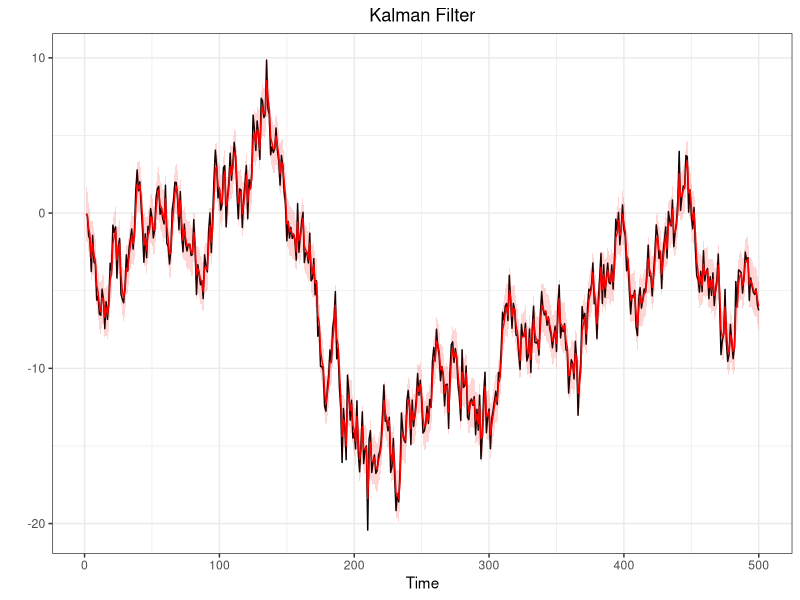

Recreate this plot in R. (Note: this script raises an error after producing the figure.)
#@@@@@@@@@@@@@@@@@@@@##
#   SMC: FILTERING    #
#@@@@@@@@@@@@@@@@@@@@##
library(ggplot2)
q025=function(x){quantile(x,0.025)}
q975=function(x){quantile(x,0.975)}


#Generate a random walk plus noise
#---------------------------------
#n = sample dim
#sigma = obs noise variance
#tau = state noise variance
#x0 = init state

dlm.sim = function(n,sigma,tau,x0){
  x    = rep(0,n)  #state process
  y    = rep(0,n)  #obs process
  x[1] = rnorm(1,x0,tau)
  y[1] = rnorm(1,x[1],sigma)
  for (t in 2:n){
    x[t] = rnorm(1,x[t-1],tau)
    y[t] = rnorm(1,x[t],sigma)
  }
  return(list(x=x,y=y))
}

#Filtering, using data
#---------------------
#y = observed data

DLM = function(data,sigma2,tau2,m0,C0){
  n = length(data)
  m = rep(0,n)
  C = rep(0,n)
  for (t in 1:n){
    if (t==1){
      a = m0
      R = C0 + tau2
    }else{
      a = m[t-1]
      R = C[t-1] + tau2
    }
    A = R/(R+sigma2)
    m[t] = (1-A)*a + A*y[t]
    C[t] = A*sigma2
  }
  return(list(m=m,C=C))
}

#Generate a random walk plus noise
#---------------------------------
n=500
tau2=1
sigma2=1
sigma=sqrt(sigma2)
tau=sqrt(tau2)
x0=0

sim<-dlm.sim(n,sigma,tau,x0)
y<-sim$y
x<-sim$x

#Kalman Filter
#-------------
m0=0
C0=100
filtval<-DLM(y,sigma2,tau2,m0,C0)
m<-filtval$m
C<-filtval$C
Low = m + qnorm(0.025)*sqrt(C)
Up = m + qnorm(0.975)*sqrt(C)

#Put everything in a data frame (for ggplot)
timeframe<-c(1:length(y))
DLM.df<-data.frame(timeframe,y,x,m,C,Low,Up)

#Plots (observetions in black and filtered states in red)
ggplot(DLM.df,aes(x=timeframe))+
  geom_line(aes(y=y))+
  geom_line(aes(y=m),col="red")+
  geom_ribbon(aes(ymin = Low, ymax = Up),
              fill="red",alpha=0.16) +
  labs(x="Time",
       y="")+
  ggtitle("Kalman Filter")+
  theme_bw()+
  theme(plot.title = element_text(hjust = 0.5))

#Sequential Importance Sampling
#------------------------------
#This function produce sequential importance samples
#for Space state model that have linear gaussian state process
#y=data
#N=n°sample produced
#m0,c0,tau and sigma specified as above
#It returns xs,ws and ess which are respectively the filtered states
#the relative weight and the effective sample size for any period.

SISfun<-function(data,N,m0,C0,tau,sigma){
xs<-NULL
ws<-NULL
ess<-NULL
x  = rnorm(N,m0,sqrt(C0))
w  = rep(1/N,N)
for(t in 1:length(data)){
  x    = rnorm(N,x,tau)                   #sample from N(x_{0},tau)
  w    = w*dnorm(data[t],x,sigma)         #update weight
  wnorm= w/sum(w)                         #normalized weight
  ESS  = 1/sum(wnorm^2)                   #effective sample size
  draw = sample(x,size=N,replace=T,prob=wnorm)
  xs = rbind(xs,draw)
  ws = rbind(ws,wnorm)
  ess =rbind(ess,ESS)
}
return(list(xs=xs,ws=ws,ess=ess))
}
#Nota: il SIS così costruito (Chopin-Papastiliopoluos) 
#ha problemi con i pesi infatti wnorm dopo un po di iteraioni 
#è un vettore (0,0,...,0,1) dopodichè da errore

#post-estimation command: plot the filtered states
SISfilterplot<-function(data,sisfun){
  require(ggplot2)
  mx = apply(sisfun$xs,1,median)
  lx = apply(sisfun$xs,1,q025)
  ux = apply(sisfun$xs,1,q975)
  
  timeframe<-c(1:length(data))
  SIS.df<-data.frame(timeframe,data,mx,lx,ux)
  
  ggplot(SIS.df,aes(x=timeframe))+
    geom_line(aes(y=data))+
    geom_line(aes(y=mx),col="red")+
    geom_ribbon(aes(ymin = lx, ymax = ux),
                fill="red",alpha=0.16) +
    labs(x="Time",
         y="")+
    ggtitle("SIS filter")+
    theme_bw()+
    theme(plot.title = element_text(hjust = 0.5))
}



#Sequential Importance Sampling with Resampling
#----------------------------------------------
SISRfun<-function(data,N,m0,C0,tau,sigma){
ws  = NULL
xs  = NULL
ess = NULL
x   = rnorm(N,m0,sqrt(C0))
w   = rep(1/N,N)
n   = length(data)
for (t in 1:n){
  x1  = rnorm(N,x,tau)
  w   = dnorm(data[t],x1,sigma)
  w   = w/sum(w)
  ESS = 1/sum(w^2)
  x   = sample(x1,size=N,replace=T,prob=w)
  xs  = rbind(xs,x)
  ws  = rbind(ws,w/sum(w))
  ess = c(ess,ESS)
}
return(list(xs=xs,ws=ws,ess=ess))
}
#again a post estimation command
SISRfilterplot<-function(data,sisrfun){
  require(ggplot2)
  mx = apply(sisrfun$xs,1,median)
  lx = apply(sisrfun$xs,1,q025)
  ux = apply(sisrfun$xs,1,q975)
  
  timeframe<-c(1:length(data))
  SIS.df<-data.frame(timeframe,data,mx,lx,ux)
  
  ggplot(SIS.df,aes(x=timeframe))+
    geom_line(aes(y=data))+
    geom_line(aes(y=mx),col="red")+
    geom_ribbon(aes(ymin = lx, ymax = ux),
                fill="red",alpha=0.16) +
    labs(x="Time",
         y="")+
    ggtitle("SISR filter")+
    theme_bw()+
    theme(plot.title = element_text(hjust = 0.5))
}

#ESS-based Adaptive Resampling
#-----------------------------
g<-ESSARfun(y,1000,0,100,1,1)
s<-SISRfun(y,1000,0,100,1,1)
ESSARfun<-function(data,N,m0,C0,tau,sigma){
  xs<-NULL
  ws<-NULL
  ess<-NULL
  x  = rnorm(N,m0,sqrt(C0))
  w  = rep(1/N,N)
  wnorm= w/sum(w)
  ESS  = 1/sum(wnorm^2)  
  for(t in 1:length(data)){
   
     if(ESS<(N/2)){
      x  =  rnorm(N,draw,tau)
      w   = dnorm(data[t],x,sigma)
      wnorm= w/sum(w)
      draw   = sample(x,size=N,replace=T,prob=wnorm)
      xs = rbind(xs,draw)
    }else{
      x    = rnorm(N,x,tau) 
      w    = w*dnorm(data[t],x,sigma)
      wnorm= w/sum(w)
      draw = sample(x,size=N,replace=T,prob=wnorm)
      xs = rbind(xs,draw)}
    
    ESS  = 1/sum(wnorm^2)  
    ws = rbind(ws,wnorm)
    ess =rbind(ess,ESS)
  }
  return(list(xs=xs,ws=ws,ess=ess))
}





#ESS-based adaptive resampling specificato da libro Petris
#---------------------------------------------------------
BPFfun<-function(data,N,m0,C0,tau,sigma){
  xs<-NULL
  ws<-NULL
  ess<-NULL
  x  = rnorm(N,m0,sqrt(C0))
  w  = rep(1/N,N)
  for(t in 1:length(data)){
    
    x    = rnorm(N,x,tau) 
    w    = w*dnorm(data[t],x,sigma)
    wnorm= w/sum(w)
    ESS  = 1/sum(wnorm^2)  
    
    if(ESS<(N/2)){
      index<-sample(N,size=N,replace=T,prob=wnorm)
      x<-x[index]
      wnorm<-rep(1/N,N)
      
      }else{}
    
    draw   = sample(x,size=N,replace=T,prob=wnorm)
      
    xs = rbind(xs,draw)
    ws = rbind(ws,wnorm)
    ess =rbind(ess,ESS)
  }
  return(list(xs=xs,ws=ws,ess=ess))
}

#Auxiliary Particle Filter (ESS-based resampling)
#------------------------------------------------
APFfun<-function(data,N,m0,C0,tau,sigma){
  ws  = NULL
  xs  = NULL
  ess = NULL
  x   = rnorm(N,m0,sqrt(C0))
  w   = rep(1/N,N)
  for (t in 1:n){
    w0  = w*dnorm(data[t],x,sigma)
    k   = sample(1:N,size=N,replace=TRUE,prob=w0)
    x1  = rnorm(N,x[k],tau)
    lw  = dnorm(data[t],x1,sigma,log=TRUE)-dnorm(data[t],x[k],sigma,log=TRUE)
    w   = exp(lw-max(lw))
    w   = w/sum(w)
    ESS = 1/sum(w^2)
    
    if(ESS<(N/2)){
      index<-sample(N,size=N,replace=T,prob=w)
      x1<-x1[index]
      w<-rep(1/N,N)
    }else{}
    
    x   = sample(x1,size=N,replace=T,prob=w)
    xs  = rbind(xs,x)
    ws  = rbind(ws,w)
    ess = c(ess,ESS)
  }
  return(list(xs=xs,ws=ws,ess=ess))
}

#APF no ESS based resampling
#---------------------------
APFfun<-function(data,N,m0,C0,tau,sigma){
  ws  = NULL
  xs  = NULL
  ess = NULL
  x   = rnorm(N,m0,sqrt(C0))
  w   = rep(1/N,N)
  for (t in 1:n){
    w0  = w*dnorm(data[t],x,sigma)
    k   = sample(1:N,size=N,replace=TRUE,prob=w0)
    x1  = rnorm(N,x[k],tau)
    lw  = dnorm(data[t],x1,sigma,log=TRUE)-dnorm(data[t],x[k],sigma,log=TRUE)
    w   = exp(lw-max(lw))
    w   = w/sum(w)
    ESS = 1/sum(w^2)
    x   = sample(x1,size=N,replace=T,prob=w)
    xs  = rbind(xs,x)
    ws  = rbind(ws,w/sum(w))
    ess = c(ess,ESS)
  }
  return(list(xs=xs,ws=ws,ess=ess))
}

#.................................................
#Filtervalues is a function that computes the mean
#and the variance of a SISR already estimated (post estimation command)
Filtervalues<-function(fun){
  xhat<-sapply(1:n,function(i)
    weighted.mean(fun$xs[i,],fun$ws[i,]))
  sdhat<-sapply(1:n,function(i)
    sqrt(weighted.mean((fun$xs[i,]-xhat[i])^2,fun$ws[i,])))
  
  return(list(mean=xhat,sd=sdhat))
  
}
#Example of Comparison (do in GGPLOT if possible)
h<-SISRfun(y,N,m0,C0,tau,sigma)
Var<-Filtervalues(h)$var
plot(sqrt(C),type="l",ylim=c(0.4,1))
par(new=T)
plot(Var,type="l",col="red",ylim=c(0.4,1))

#Filterplot is a function similar to Filtervalues 
#returning plots of median and quantiles
Filterplot<-function(data,fun,title){
  require(ggplot2)
  mx = apply(fun$xs,1,median)
  lx = apply(fun$xs,1,q025)
  ux = apply(fun$xs,1,q975)
  
  timeframe<-c(1:length(data))
  df<-data.frame(timeframe,data,mx,lx,ux)
  
  ggplot(df,aes(x=timeframe))+
    geom_line(aes(y=data))+
    geom_line(aes(y=mx),col="red")+
    geom_ribbon(aes(ymin = lx, ymax = ux),
                fill="red",alpha=0.16) +
    labs(x="Time",
         y="")+
    ggtitle(title)+
    theme_bw()+
    theme(plot.title = element_text(hjust = 0.5))
}
